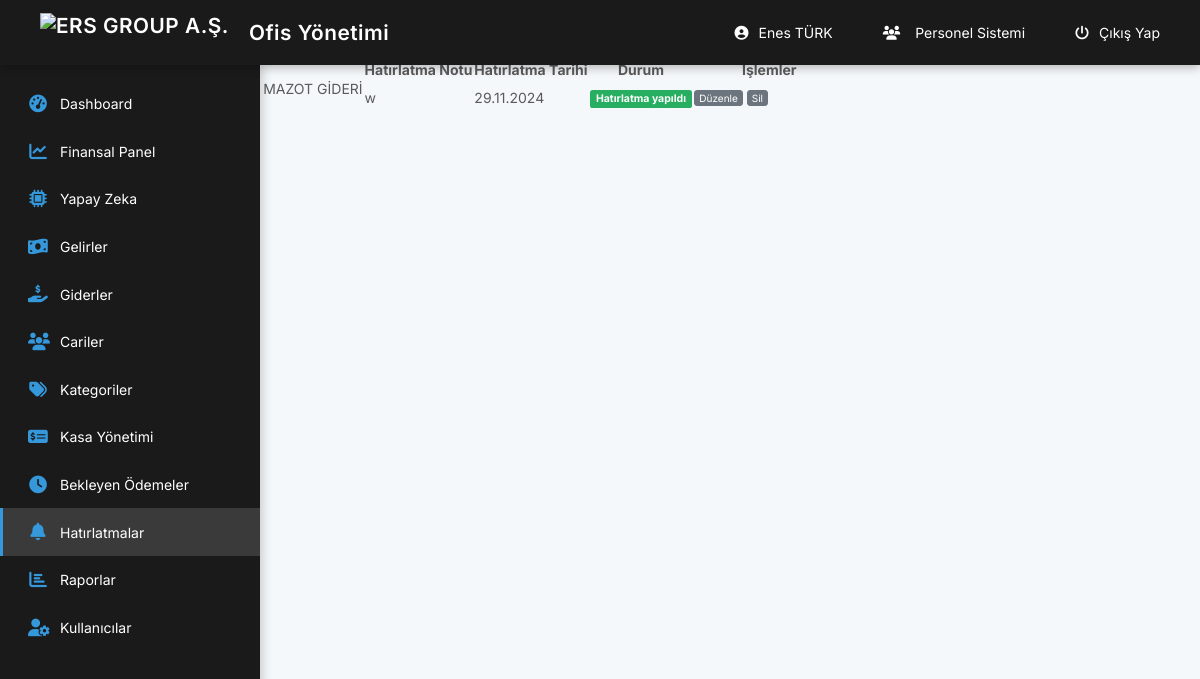
The page /muhasebe/reminders.php (signed in) on the database its author committed.
### tables this page shows
CREATE TABLE `users` (
  `id` int(11) NOT NULL,
  `fullname` text NOT NULL,
  `phone` text NOT NULL,
  `email` text NOT NULL,
  `password` text NOT NULL,
  `uniqid` text NOT NULL,
  `status` tinyint(1) NOT NULL
);

CREATE TABLE `reminders` (
  `id` int(11) NOT NULL,
  `finance_id` int(11) NOT NULL,
  `description` text DEFAULT NULL,
  `reminder_date` date NOT NULL,
  `status` tinyint(1) NOT NULL
);

CREATE TABLE `categories` (
  `id` int(11) NOT NULL,
  `title` text NOT NULL,
  `type` enum('income','expense') NOT NULL DEFAULT 'expense'
);

### muhasebe/_class/class.php (called while the page is built, shortened)
<?php
class PIA {
	static $pdo = null;
	static $charset = 'UTF8';
	static $last_stmt = null;
	public static function instance(){
		return
		self::$pdo == null ?
		self::init() :
		self::$pdo;
	}
	public static function init(){
		self::$pdo = new PDO(
			'mysql:host=' . MYSQL_HOST .';dbname=' . MYSQL_DB,
			MYSQL_USER,
			MYSQL_PASS
		);
		self::$pdo->exec('SET NAMES `' . self::$charset . '`');
		self::$pdo->setAttribute(PDO::ATTR_DEFAULT_FETCH_MODE, PDO::FETCH_OBJ);
		return self::$pdo;
	}
	public static function query($query, $bindings = null){
		if(is_null($bindings)){
			if(!self::$last_stmt = self::instance()->query($query))
			return false;
		}else{
			self::$last_stmt = self::prepare($query);
			if(!self::$last_stmt->execute($bindings))
			return false;
		}
		return self::$last_stmt;
	}
	public static function get_row($query, $bindings = null){
		if(!$stmt = self::query($query, $bindings))
		return false;
		return $stmt->fetch();
	}
	public static function control($theValue, $theType, $strip_tags=false) {
		$theValue = addslashes(trim($theValue)) ;
		switch ($theType) {
			case "text":
				$theValue = ($theValue != "") ? "'" . $theValue . "'" : "NULL";
			break;
		}
		return $theValue;
	}
}
$pia = New PIA;
?>

### muhasebe/_class/config.php (called while the page is built, shortened)
<?php
require('class.php');
if(isset($_COOKIE['admin_id'])){
	$uniqid =  $pia->control($_COOKIE['admin_id'],'text');
	$admin = $pia->get_row("SELECT * FROM users WHERE uniqid=$uniqid");
}
?>

### muhasebe/reminders.php (the view, shortened to what this page needs)
<?php
require('_class/config.php');
?>
<!DOCTYPE html>
<html>
<head>
    <?php require('_inc/head.php'); ?>
</head>
<body>
    <?php require('_inc/header.php'); ?>
    <section class="content">
        <div class="title">
            <div class="left">
                <h1>Hatırlatmalar</h1>
                <ul class="breadcrumb">
                    <li><a href="main.php">Anasayfa</a></li>
                    <li><a href="reminders.php">Hatırlatmalar</a></li>
                </ul>
            </div>
        </div>
        <table class="table">
            <thead>
                <tr>
                    <th width="50px">ID</th>
                    <th>İşlem Özeti</th>
                    <th>Hatırlatma Notu</th>
                    <th>Hatırlatma Tarihi</th>
                    <th>Durum</th>
                    <th width="150px">İşlemler</th>
                </tr>
            </thead>
            <tbody>
                <?php
                $list = $pia->query("SELECT r.*,
                    f.event_type, f.price, f.id as finance_id,
                    c.title as customer_name,
                    cat.title as category_name,
                    s.title as safe_name,
                    s.type as safe_type
                    FROM reminders r
                    LEFT JOIN finances f ON r.finance_id = f.id
                    LEFT JOIN customers c ON f.customer_id = c.id
                    LEFT JOIN categories cat ON f.category_id = cat.id
                    LEFT JOIN safes s ON f.safe_id = s.id
                    ORDER BY r.reminder_date DESC");
                foreach($list as $item){
                ?>
                    <tr>
                        <td><?=$item->id?></td>
                        <td>
                            <?php if(!empty($item->customer_name)){ ?>
                                <?=$item->category_name?><br>
                                <span class="<?=$item->event_type==0 ? 'text-danger' : 'text-success'?>">
                                </span>
                            <?php } ?>
                        </td>
                        <td><?=nl2br($item->description)?></td>
                        <td><?=date('d.m.Y', strtotime($item->reminder_date))?></td>
                        <td>
                            <?=$item->status==1 ?
                                '<label class="label-success">Hatırlatma yapıldı</label>' :
                                '<label class="label-info">Hatırlatma bekliyor</label>'?>
                        </td>
                        <td>
                            <a href="reminders.php?edit=<?=$item->id?>" class="btn-default btn-xs">Düzenle</a>
                            <a href="javascript:void(0)" onclick="deleteReminder(<?=$item->id?>)"
                               class="btn-default btn-xs">Sil</a>
                        </td>
                    </tr>
                <?php } ?>
            </tbody>
        </table>
    </section>
</body>
</html>

### muhasebe/_inc/header.php (shortened to what this page needs)
<header class="header">
    <a href="https://ersinemlak.com.tr" class="logo">
        <img src="../logo1.png" alt="ERS GROUP A.Ş." class="logo-img"> Ofis Yönetimi
    </a>
    <div class="header-right">
        <a href="users.php?edit=<?=$admin->id;?>" class="user-link">
            <i class="fas fa-user-circle"></i> <?=$admin->fullname;?>
        </a>
        <a href="../personel/" class="personnel-link">
            <i class="fas fa-users"></i> Personel Sistemi
        </a>
        <a href="logout.php" class="logout-link">
            <i class="fas fa-power-off"></i> Çıkış Yap
        </a>
    </div>
</header>
<div class="sidebar">
    <nav class="sidebar-nav">
        <ul>
            <li>
                <a href="main.php">
                    <i class="fas fa-tachometer-alt"></i>
                    <span>Dashboard</span>
                </a>
            </li>
            <li>
                <a href="financial_dashboard.php">
                    <i class="fas fa-chart-line"></i>
                    <span>Finansal Panel</span>
                </a>
            </li>
            <li>
                <a href="chatbot.php">
                    <i class="fas fa-microchip"></i>
                    <span>Yapay Zeka</span>
                </a>
            </li>
            <li>
                <a href="income.php">
                    <i class="fas fa-money-bill-wave"></i>
                    <span>Gelirler</span>
                </a>
            </li>
            <li>
                <a href="expense.php">
                    <i class="fas fa-hand-holding-usd"></i>
                    <span>Giderler</span>
                </a>
            </li>
            <li>
                <a href="customers.php">
                    <i class="fas fa-users"></i>
                    <span>Cariler</span>
                </a>
            </li>
            <li>
                <a href="categories.php">
                    <i class="fas fa-tags"></i>
                    <span>Kategoriler</span>
                </a>
            </li>
            <li>
    <a href="safes.php">
        <i class="fas fa-money-check-alt"></i>
        <span>Kasa Yönetimi</span>
    </a>
</li>
            <li>
                <a href="pending_payments.php">
                    <i class="fas fa-clock"></i>
                    <span>Bekleyen Ödemeler</span>
                </a>
            </li>
            <li>
                <a href="reminders.php">
                    <i class="fas fa-bell"></i>
                    <span>Hatırlatmalar</span>
                </a>
            </li>
            <li>
                <a href="reports.php">
                    <i class="fas fa-chart-bar"></i>
                    <span>Raporlar</span>
                </a>
            </li>
            <li>
                <a href="users.php">
                    <i class="fas fa-user-cog"></i>
                    <span>Kullanıcılar</span>
                </a>
            </li>
        </ul>
    </nav>
</div>

### muhasebe/_inc/header.php (style rules this page uses)
.logo { display: flex; align-items: center; text-decoration: none; }
.logo-img { height: 40px; margin-right: 10px; object-fit: contain; }
.personnel-link { display: inline-flex; align-items: center; padding: 0 15px; color: #333; text-decoration: none; transition: color 0.3s ease; }
.personnel-link i { margin-right: 5px; }
:root { --primary-color: #1a1a1a; --secondary-color: #2d2d2d; --accent-color: #3498db; --text-color: #ffffff; --hover-color: #3a3a3a; --sidebar-width: 260px; --header-height: 65px; }
.header { background: var(--primary-color); height: var(--header-height); position: fixed; top: 0; left: 0; right: 0; z-index: 1000; display: flex; justify-content: space-between; align-items: center; padding: 0 25px; box-shadow: 0 2px 10px rgba(0,0,0,0.3); }
.header a { color: var(--text-color); text-decoration: none; padding: 10px 15px; border-radius: 8px; transition: all 0.3s ease; display: flex; align-items: center; gap: 10px; }
.header-right { display: flex; align-items: center; gap: 20px; }
.logo { font-size: 1.3rem; font-weight: 600; letter-spacing: 0.5px; }
.sidebar { background: var(--primary-color); width: var(--sidebar-width); height: calc(100vh - var(--header-height)); position: fixed; top: var(--header-height); left: 0; overflow-y: auto; transition: all 0.3s ease; box-shadow: 2px 0 10px rgba(0,0,0,0.2); }
.sidebar-nav ul { list-style: none; padding: 15px 0; margin: 0; }
.sidebar-nav li a { display: flex; align-items: center; padding: 15px 25px; color: var(--text-color); text-decoration: none; transition: all 0.3s ease; border-left: 3px solid transparent; }
.sidebar-nav i { margin-right: 12px; width: 20px; text-align: center; font-size: 1.1rem; color: var(--accent-color); }

### rows shown on the page
users: fullname "Enes TÜRK"
reminders: categories.title "21ADG438 MAZOT GİDERİ", description "w", reminder_date "29.11.2024", status "Hatırlatma yapıldı"
